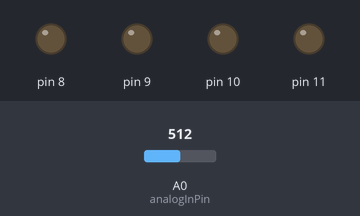
This sketch was run on a simulated Arduino Uno, built with avr-gcc and run on an emulated ATmega328P. Parts: output pins drawn as LEDs (lit = HIGH). Inputs (shaded band) come from the test bench; at power-on: A0 (analogInPin) = 512. What the sketch prints to the serial monitor is not drawn.

Above: at 1.2 s.
1.3 s: A0 (analogInPin) set to 490
At 1.6 s:
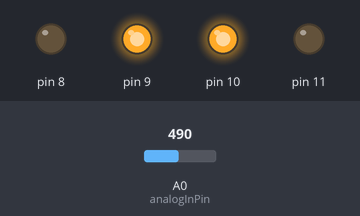
2.8 s: A0 (analogInPin) set to 510
At 4.0 s:
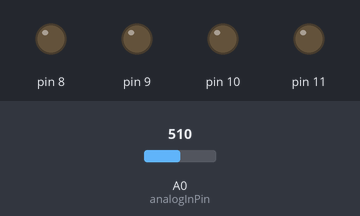
4.3 s: A0 (analogInPin) set to 306
At 5.1 s:
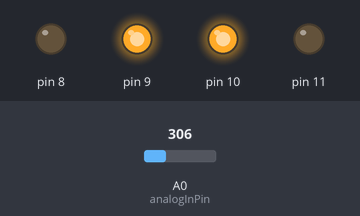
Timing chart, 0 to 7.3 s (numbered marks = the images above; inputs shaded):
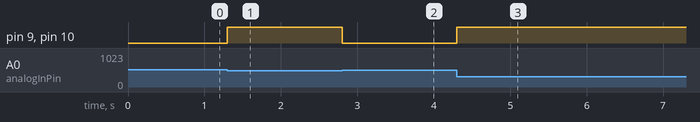

Measured:
- the behaviour switches between 501 and 500 on A0 (analogInPin) (found by bisection; images 0 and 1)
- after the input at 1.3 s, pin 9, pin 10: LOW → HIGH at once
- after the input at 2.8 s, pin 9, pin 10: HIGH → LOW at once
- after the input at 4.3 s, pin 9, pin 10: LOW → HIGH at once

The sketch:

Sharp_ir_test_run_1.ino
```cpp
const int analogInPin = A0;  // Analog input pin that the potentiometer is attached to
int sensorValue = 0;        // value read from the pot

void setup() {
  // initialize serial communications at 9600 bps:
  Serial.begin(115200);
  pinMode(8, OUTPUT);
  pinMode(9, OUTPUT);
  pinMode(10, OUTPUT);
  pinMode(11, OUTPUT);
}

void loop() {
  sensorValue = analogRead(analogInPin);
  Serial.println(sensorValue);

  if(sensorValue > 500)
  {
    halt();
  }else forward();

}

void forward()
{
  Serial.println("Forward");
  digitalWrite(8, LOW);
  digitalWrite(9, HIGH);
  digitalWrite(10, HIGH);
  digitalWrite(11, LOW);
}

void halt()
{
  Serial.println("Stop");
  digitalWrite(8, LOW);
  digitalWrite(9, LOW);
  digitalWrite(11, LOW);
  digitalWrite(10, LOW);
}
```
